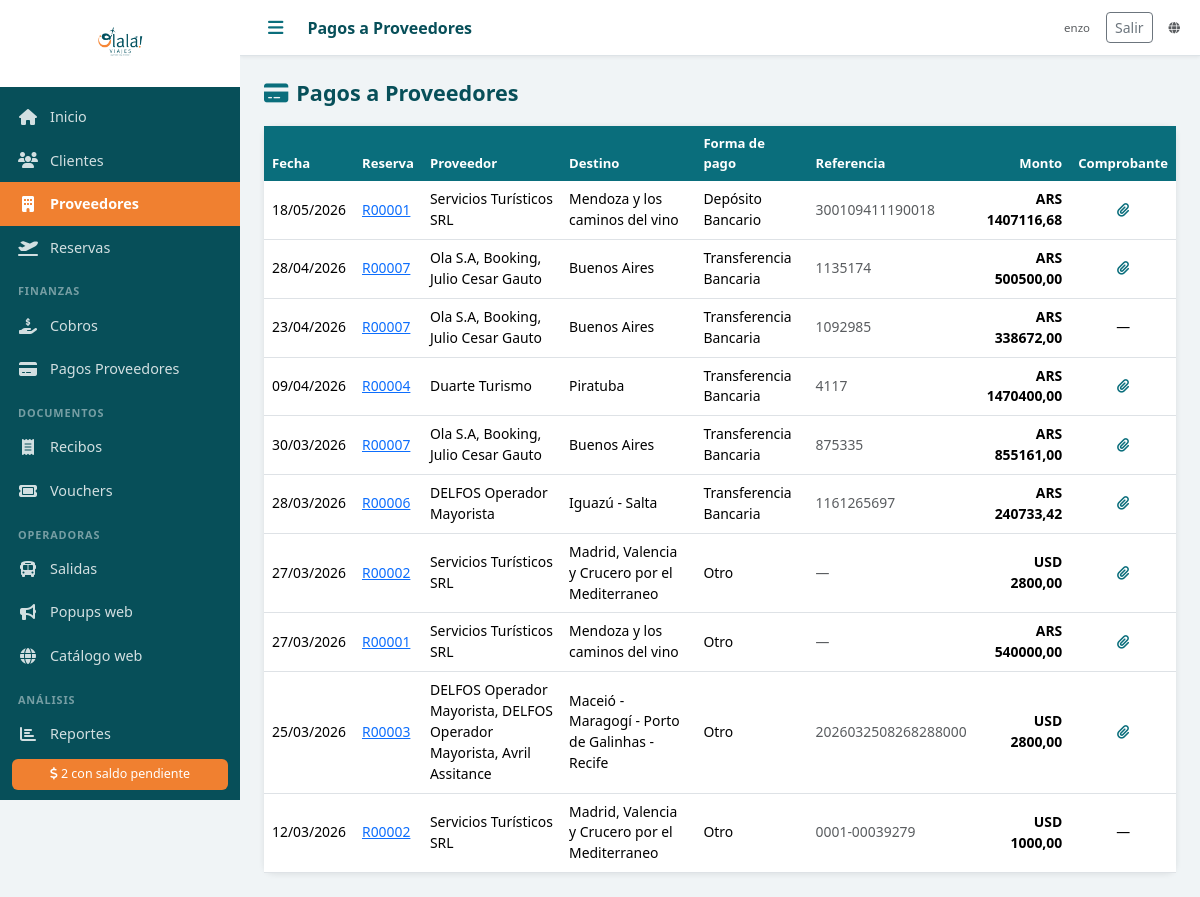
The app's page /pagos-proveedor/ (signed in), older data.
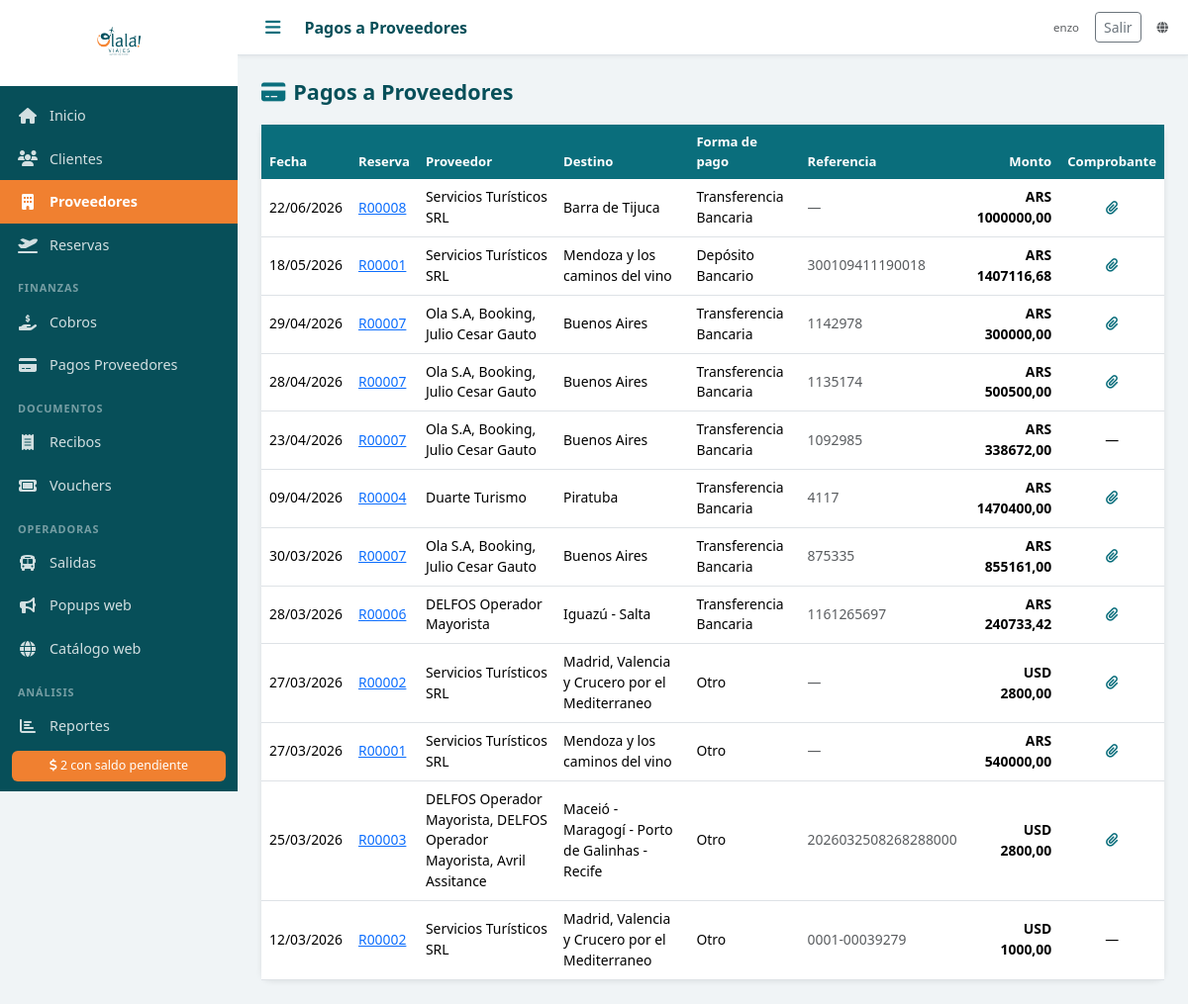
The same page, newer data.
### agencia/models.py (models this page shows, shortened)
class PagoProveedor(models.Model):
    reserva = models.ForeignKey(Reserva, on_delete=models.PROTECT, related_name='pagos_proveedor', verbose_name='Reserva')
    fecha = models.DateField('Fecha')
    monto = models.DecimalField('Monto', max_digits=12, decimal_places=2)
    moneda = models.CharField('Moneda', max_length=3, choices=MONEDAS, default='ARS')
    forma_pago = models.CharField('Forma de pago', max_length=20, choices=FORMAS_PAGO)
    referencia = models.CharField('Referencia / Nro. comprobante', max_length=200, blank=True)
    notas = models.TextField('Notas', blank=True)
    comprobante = models.FileField('Comprobante', upload_to='comprobantes/', blank=True, null=True)
    created_at = models.DateTimeField(auto_now_add=True)
    class Meta:
        verbose_name = 'Pago a Proveedor'
        verbose_name_plural = 'Pagos a Proveedores'
        ordering = ['-fecha']

class Reserva(models.Model):
    ESTADOS = [
        ('PENDIENTE', 'Pendiente'),
        ('CONFIRMADA', 'Confirmada'),
        ('EN_CURSO', 'En curso'),
        ('COMPLETADA', 'Completada'),
        ('CANCELADA', 'Cancelada'),
    ]
    numero = models.CharField('Nro. Reserva', max_length=20, unique=True, blank=True)
    cliente = models.ForeignKey(Cliente, on_delete=models.PROTECT, verbose_name='Cliente titular', related_name='reservas')
    descripcion = models.TextField('Descripción / Observaciones', blank=True)
    destino = models.CharField('Destino', max_length=200)
    fecha_salida = models.DateField('Fecha de salida')
    fecha_regreso = models.DateField('Fecha de regreso', null=True, blank=True)
    pasajeros_adicionales = models.ManyToManyField(
        Cliente, related_name='reservas_como_pasajero',
        blank=True, verbose_name='Pasajeros adicionales'
    )
    precio_venta = models.DecimalField('Precio de venta', max_digits=12, decimal_places=2, default=0)
    moneda_venta = models.CharField('Moneda venta', max_length=3, choices=MONEDAS, default='ARS')
    comision_porcentaje = models.DecimalField('Comisión (%)', max_digits=5, decimal_places=2, default=0)
    estado = models.CharField('Estado', max_length=20, choices=ESTADOS, default='PENDIENTE')
    notas = models.TextField('Notas internas', blank=True)
    created_at = models.DateTimeField(auto_now_add=True)
    updated_at = models.DateTimeField(auto_now=True)
    class Meta:
        verbose_name = 'Reserva'
        verbose_name_plural = 'Reservas'
        ordering = ['fecha_salida']

class ServicioReserva(models.Model):
    reserva = models.ForeignKey(Reserva, on_delete=models.CASCADE, related_name='servicios', verbose_name='Reserva')
    proveedor = models.ForeignKey(Proveedor, on_delete=models.PROTECT, verbose_name='Proveedor')
    tipo_servicio = models.CharField('Tipo', max_length=20, choices=TIPOS_SERVICIO, default='PAQUETE')
    descripcion = models.CharField('Descripción del servicio', max_length=500, blank=True)
    precio_costo = models.DecimalField('Costo', max_digits=12, decimal_places=2, default=0)
    moneda_costo = models.CharField('Moneda', max_length=3, choices=MONEDAS, default='ARS')
    nro_reserva_proveedor = models.CharField('Nro. reserva proveedor', max_length=100, blank=True)
    class Meta:
        verbose_name = 'Servicio'
        verbose_name_plural = 'Servicios'

class Proveedor(models.Model):
    TIPOS = [
        ('AEROLINEA', 'Aerolínea'),
        ('HOTEL', 'Hotel'),
        ('CRUCERO', 'Crucero'),
        ('AGENCIA', 'Agencia Mayorista'),
        ('OPERADOR', 'Operador Mayorista'),
        ('TRASLADO', 'Traslado'),
        ('SEGURO', 'Seguro de Viaje'),
        ('EXCURSION', 'Excursión'),
        ('OTRO', 'Otro'),
    ]
    nombre = models.CharField('Nombre', max_length=200)
    tipo = models.CharField('Tipo', max_length=20, choices=TIPOS, default='OTRO')
    comision_porcentaje = models.DecimalField('Comisión (%)', max_digits=5, decimal_places=2, default=0)
    contacto = models.CharField('Contacto', max_length=100, blank=True)
    email = models.EmailField('Email', blank=True)
    telefono = models.CharField('Teléfono', max_length=50, blank=True)
    notas = models.TextField('Notas', blank=True)
    activo = models.BooleanField('Activo', default=True)
    created_at = models.DateTimeField(auto_now_add=True)
    class Meta:
        verbose_name = 'Proveedor'
        verbose_name_plural = 'Proveedores'
        ordering = ['nombre']
    def __str__(self):
        return self.nombre

### agencia/views.py (the view)
# urls.py: path('pagos-proveedor/', login_required(views.pagos_proveedor_lista), name='pagos_proveedor_lista'),
def pagos_proveedor_lista(request):
    pagos = PagoProveedor.objects.select_related('reserva__cliente').prefetch_related('reserva__servicios__proveedor').all()
    return render(request, 'pagos_proveedor/lista.html', {'pagos': pagos})

### agencia/context_processors.py (called while the page is built)
def agencia_sitio(request):
    return {'public_web_url': django_settings.PUBLIC_WEB_BASE_URL}

def estado_publicacion_web(request):
    return {'estado_publicacion': None, 'publicacion_log': ''}

def estado_fotos_salidas(request):
    if not request.user.is_authenticated:
        return {'estado_fotos': None}
    from .fotos_utils import resumen_fotos_salidas
    return {'estado_fotos': resumen_fotos_salidas()}

### templates/pagos_proveedor/lista.html (shortened to what this page needs)
{% extends 'base.html' %}
{% block topbar_title %}Pagos a Proveedores{% endblock %}
{% block content %}
<div class="page-header">
  <h2><i class="fas fa-credit-card me-2 text-teal"></i>Pagos a Proveedores</h2>
</div>
<div class="card">
  <div class="table-responsive">
    <table class="table table-hover mb-0">
      <thead><tr><th>Fecha</th><th>Reserva</th><th>Proveedor</th><th>Destino</th><th>Forma de pago</th><th>Referencia</th><th class="text-end">Monto</th><th class="text-center">Comprobante</th></tr></thead>
      <tbody>
        {% for p in pagos %}
        <tr>
          <td>{{ p.fecha|date:"d/m/Y" }}</td>
          <td><a href="{% url 'reserva_detalle' p.reserva.pk %}">{{ p.reserva.numero }}</a></td>
          <td class="small">{% for s in p.reserva.servicios.all %}{{ s.proveedor }}{% if not forloop.last %}, {% endif %}{% empty %}—{% endfor %}</td>
          <td class="small">{{ p.reserva.destino }}</td>
          <td>{{ p.get_forma_pago_display }}</td>
          <td class="small text-muted">{{ p.referencia|default:"—" }}</td>
          <td class="text-end fw-bold moneda-{{ p.moneda }}">{{ p.moneda }} {{ p.monto|floatformat:2 }}</td>
          <td class="text-center">
            {% if p.comprobante %}
              <a href="{{ p.comprobante.url }}" target="_blank" title="Ver comprobante"><i class="fas fa-paperclip text-teal"></i></a>
            {% else %}—{% endif %}
          </td>
        </tr>
        {% empty %}
        <tr><td colspan="7" class="text-center text-muted py-4">No hay pagos registrados.</td></tr>
        {% endfor %}
      </tbody>
    </table>
  </div>
</div>
{% endblock %}

Row changes from the older to the newer data that the page shows:
added PagoProveedor: fecha "22/06/2026", reserva.numero "R00008", reserva.destino "Barra de Tijuca", forma_pago "Transferencia Bancaria", referencia "—", moneda "ARS", monto "1000000,00"
added ServicioReserva: proveedor "Servicios Turísticos SRL", shown under "22/06/2026"
added PagoProveedor: fecha "29/04/2026", reserva.numero "R00007", reserva.destino "Buenos Aires", forma_pago "Transferencia Bancaria", referencia "1142978", moneda "ARS", monto "300000,00", ServicioReserva (proveedor "Ola S.A"), ServicioReserva (proveedor "Booking"), ServicioReserva (proveedor "Julio Cesar Gauto")
